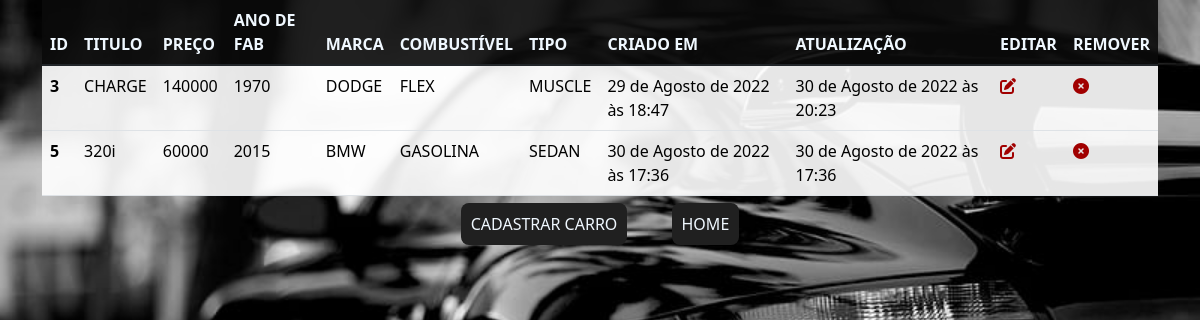
The page /carros/ on the database as committed earlier.
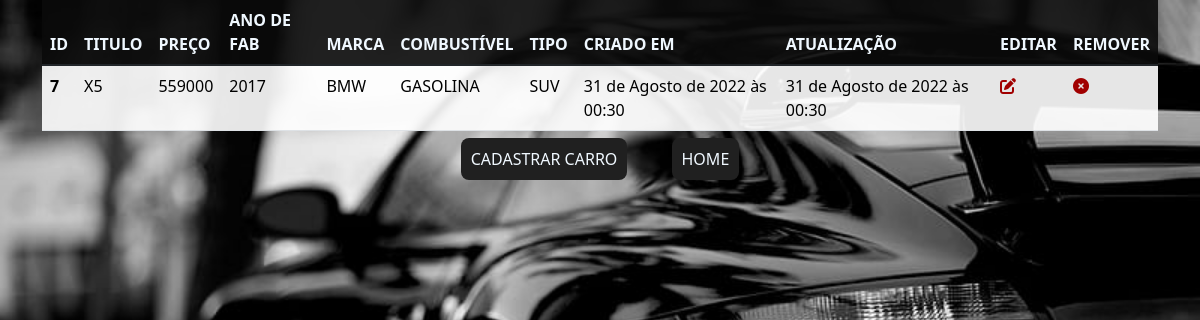
The same page on the database as committed later.
### core/models.py (models this page shows)
class Carro(models.Model):
    COMBUSTIVEL_CHOICES = [
    ('GASOLINA', 'GASOLINA')
  , ('FLEX', 'FLEX')
  ,('DIESEL', 'DIESEL')
]
    tituloCarro = models.CharField('Título', max_length=20)
    precoCarro = models.IntegerField('Preço')
    anoCarro = models.IntegerField('Ano de fabricação')
    marcaCarro = models.CharField('Marca', max_length=20)
    combustivelCarro = models.CharField('Combustível', blank=True, null=True, choices=COMBUSTIVEL_CHOICES, max_length=8)
    tipoCarro = models.CharField('Tipo', max_length=20)
    created_atCarro = models.DateTimeField(auto_now_add=True)
    updated_atCarro = models.DateTimeField(auto_now=True)

### core/views.py (the view)
# urls.py: path('carros/',carros, name='carros'),
def carros(request):
    crr = Carro.objects.all()
    contexto = {
        'carro': crr
    }
    return render(request, 'carros.html', contexto)

### templates/carros.html (shortened to what this page needs)
{% load static %}
<!DOCTYPE html>
<html lang="en">
<head>
    <link href="https://cdn.jsdelivr.net/npm/bootstrap@5.1.3/dist/css/bootstrap.min.css" rel="stylesheet"
>
    <link rel="stylesheet" href="{% static 'css/estilo.css' %}">
</head>
<body>
    <div class="container">
        <table class="table">
            <thead>
              <tr>
                <th scope="col">ID</th>
                <th scope="col">TITULO</th>
                <th scope="col">PREÇO</th>
                <th scope="col">ANO DE FAB</th>
                <th scope="col">MARCA</th>
                <th scope="col">COMBUSTÍVEL</th>
                <th scope="col">TIPO</th>
                <th scope="col">CRIADO EM</th>
                <th scope="col">ATUALIZAÇÃO</th>
                <th scope="col">EDITAR</th>
                <th scope="col">REMOVER</th>
              </tr>
            </thead>
            <tbody>
                {% for crr in carro %}
              <tr>
                <th scope="row">{{crr.id}}</th>
                <td>{{crr.tituloCarro}}</td>
                <td>{{crr.precoCarro}}</td>
                <td>{{crr.anoCarro}}</td>
                <td>{{crr.marcaCarro}}</td>
                <td>{{crr.combustivelCarro}}</td>
                <td>{{crr.tipoCarro}}</td>
                <td>{{crr.created_atCarro}}</td>
                <td>{{crr.updated_atCarro}}</td>
                <td><a href="{% url 'editcar' crr.id %}"><i class="fa-solid fa-pen-to-square"></i></a></td>
                <td><a href="{% url 'removercar' crr.id %}"><i class="fa-solid fa-circle-xmark"></i></a></td>
              </tr>
    {% endfor %}
</tbody>
</table>
</div>
<p><a href="{% url 'cadcar' %}">CADASTRAR CARRO</a> <a href="{% url 'bestcars' %}">HOME</a></p>
</body>
</html>

### static/css/estilo.css (style rules this page uses)
* { padding: 0%; margin: 0%; box-sizing: border-box; }
body { display: flex; flex-direction: column; align-items: center; background: url(../img/background.jpg); background-repeat: no-repeat; background-size: cover; }
.container { display: flex; justify-content: space-between; align-content: center; }
.container a { text-decoration: none; color: rgb(161, 0, 0); }
.container table thead tr { color: aliceblue; background-color: rgba(10, 10, 10, 0.9); }
.container table tbody tr { color: rgb(0, 0, 0); background-color: rgba(255, 255, 255, 0.9); }
p a { color: aliceblue; margin: 20px; background-color: rgb(32, 32, 32); padding: 10px; border-radius: 8px; transition: color .5s; transition: background-color .7s; }
p a:link { text-decoration: none; }

Rows that differ between the two databases and show on the page:
removed Carro: id "3", tituloCarro "CHARGE", precoCarro "140000", anoCarro "1970", marcaCarro "DODGE", combustivelCarro "FLEX", tipoCarro "MUSCLE", created_atCarro "29 de Agosto de 2022 às 18:47", updated_atCarro "30 de Agosto de 2022 às 20:23"
removed Carro: id "5", tituloCarro "320i", precoCarro "60000", anoCarro "2015", marcaCarro "BMW", combustivelCarro "GASOLINA", tipoCarro "SEDAN", created_atCarro "30 de Agosto de 2022 às 17:36", updated_atCarro "30 de Agosto de 2022 às 17:36"
added Carro: id "7", tituloCarro "X5", precoCarro "559000", anoCarro "2017", marcaCarro "BMW", combustivelCarro "GASOLINA", tipoCarro "SUV", created_atCarro "31 de Agosto de 2022 às 00:30", updated_atCarro "31 de Agosto de 2022 às 00:30"
